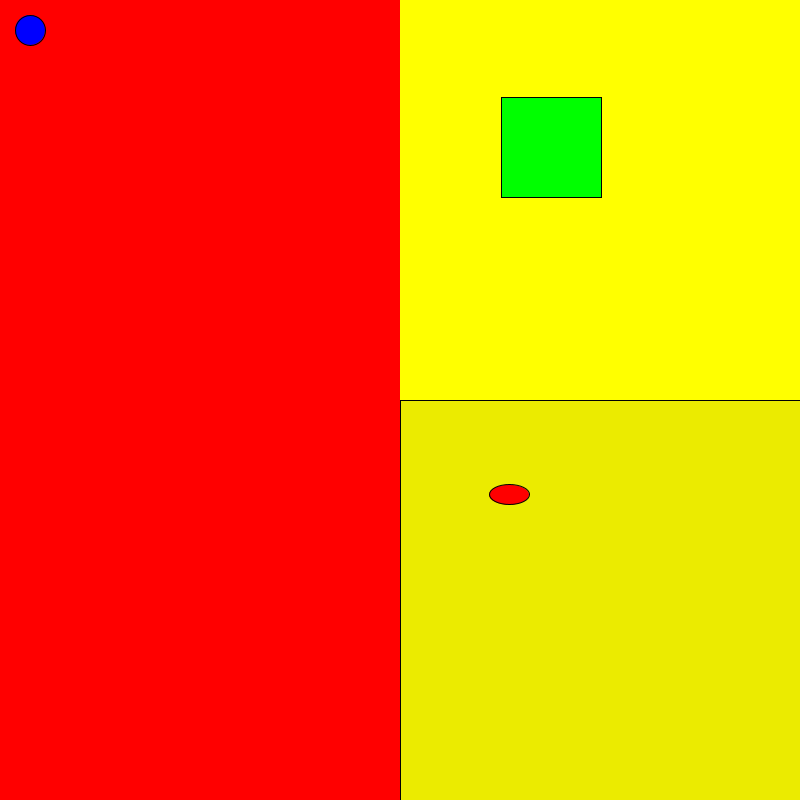
Frame 1 (no input)
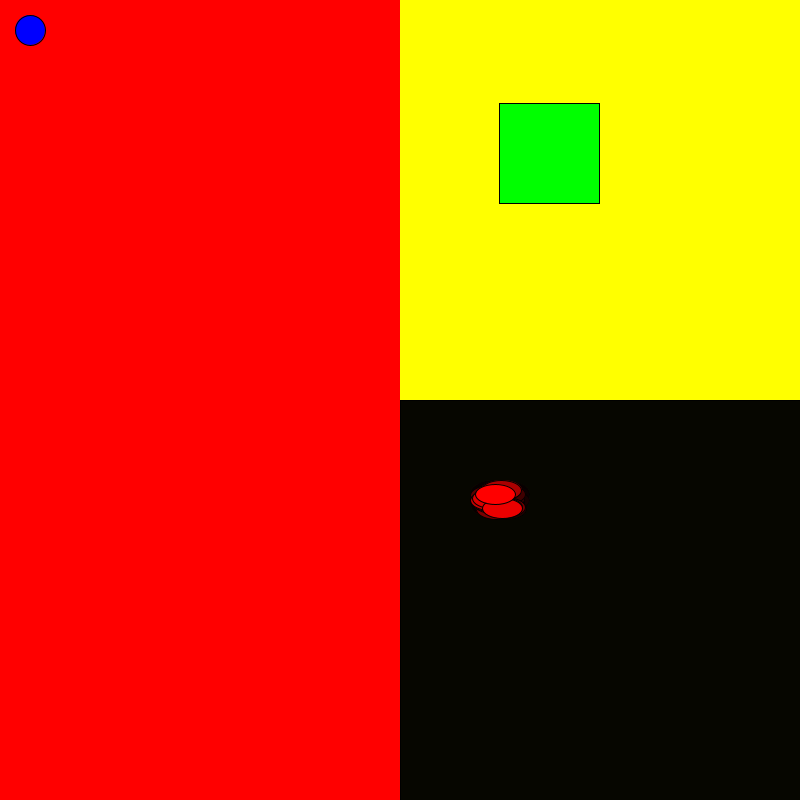
Frame 60 (the mouse pressed at the canvas centre just before this capture)
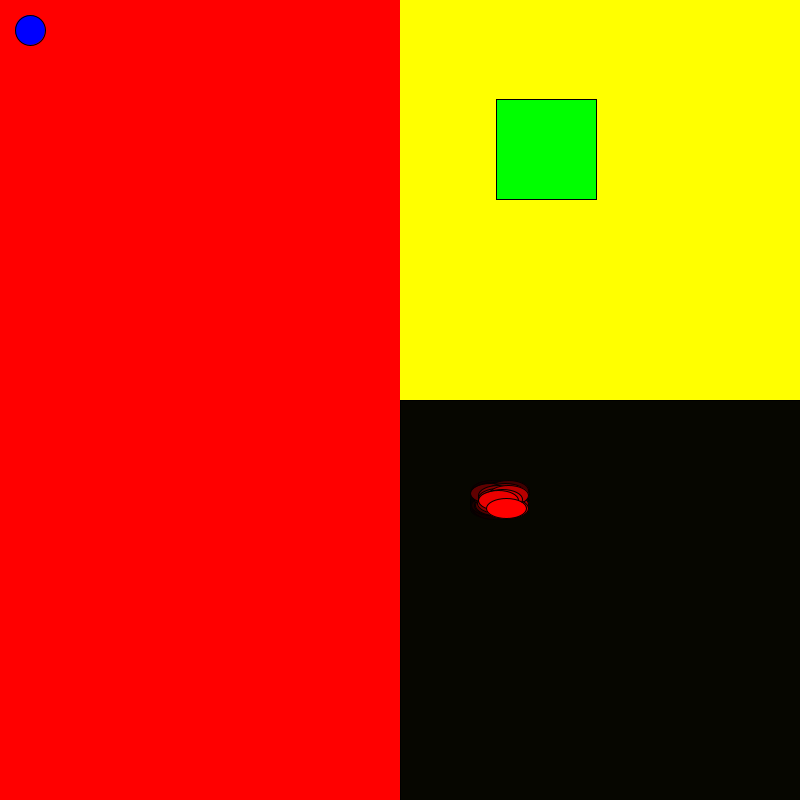
Frame 120 (the mouse held since frame 60 and released just before this capture)

The Processing sketch that drew these frames (run headless with seeded random() and noise(); from frame 60 on, the mouse is pressed at the canvas centre):

// Processing sketch: Day_031
// ── Day_031.pde
PGraphics pg1;
PGraphics pg2;
PGraphics pg3;


void setup() {
  size(800, 800);

  pg1 = createGraphics(width / 2, height);     // 图层1的大小为 宽/2 高
  pg2 = createGraphics(width / 2, height / 2); // 图层2的大小为 宽/2 高/2
  pg3 = createGraphics(width / 2, height / 2); // 图层3的大小为 宽/2 高/2
}

void draw() {
  background(255, 255, 0); // 黄色的背景

  pg1.beginDraw();
  pg1.background(255, 0, 0); // 红色的背景
  pg1.fill(0, 0, 255);
  pg1.circle(30, 30, 30);
  pg1.endDraw();

  pg2.beginDraw();
  pg2.clear(); // 每次清空绘制
  pg2.fill(0, 255, 0); // 绿色的矩形
  pg2.rect(100 + random(-5, 5), 100 + random(-5, 5), 100, 100);
  pg2.endDraw();

  pg3.beginDraw();
  pg3.fill(0, 20);
  pg3.rect(0, 0, width, height);
  pg3.fill(255, 0, 0);
  pg3.ellipse(100 + random(-10, 10), 100 + random(-10, 10), 40, 20);
  pg3.endDraw();

  image(pg1, 0, 0);               // 图层1位于画面左半部分
  image(pg2, width / 2, 0);     // 图层2位于右上角
  image(pg3, width / 2, height / 2); // 图层3位于右下角
}


void keyPressed() {
  if (key == 's') {
    save("Day_031.png");
  }
}
